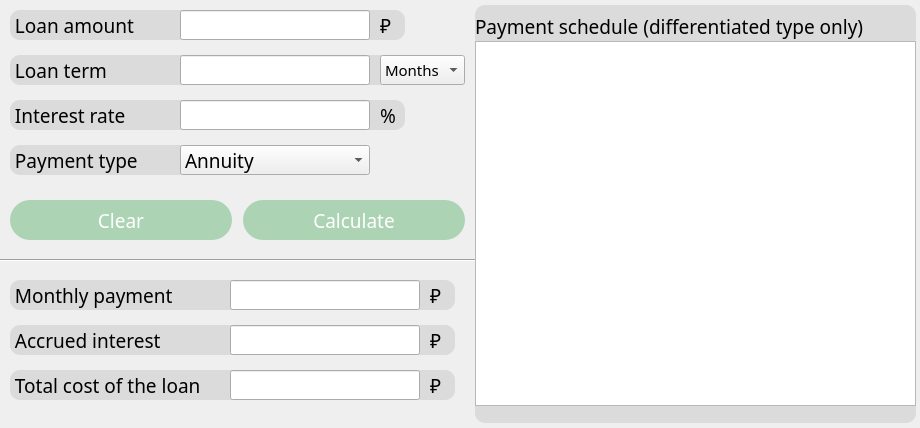
<?xml version="1.0" encoding="UTF-8"?>
<ui version="4.0">
 <class>Credit</class>
 <widget class="QWidget" name="Credit">
  <property name="geometry">
   <rect>
    <x>0</x>
    <y>0</y>
    <width>920</width>
    <height>428</height>
   </rect>
  </property>
  <property name="windowTitle">
   <string>Form</string>
  </property>
  <widget class="QLabel" name="label">
   <property name="geometry">
    <rect>
     <x>10</x>
     <y>10</y>
     <width>395</width>
     <height>30</height>
    </rect>
   </property>
   <property name="font">
    <font>
     <family>SB Sans Text</family>
     <pointsize>14</pointsize>
    </font>
   </property>
   <property name="styleSheet">
    <string notr="true">QLabel {
  background-color: #dbdbdb;
border-radius: 10px;
}</string>
   </property>
   <property name="text">
    <string> Loan amount</string>
   </property>
  </widget>
  <widget class="QLineEdit" name="loan_amount">
   <property name="geometry">
    <rect>
     <x>180</x>
     <y>10</y>
     <width>190</width>
     <height>30</height>
    </rect>
   </property>
   <property name="font">
    <font>
     <family>SB Sans Text</family>
     <pointsize>14</pointsize>
    </font>
   </property>
   <property name="styleSheet">
    <string notr="true">QLineEdit {
  qproperty-alignment: 'AlignVCenter | AlignHCenter';
  border-radius: 10px;
}

background-color : white;</string>
   </property>
  </widget>
  <widget class="QLabel" name="label_2">
   <property name="geometry">
    <rect>
     <x>380</x>
     <y>10</y>
     <width>40</width>
     <height>30</height>
    </rect>
   </property>
   <property name="font">
    <font>
     <family>SB Sans Text</family>
     <pointsize>14</pointsize>
    </font>
   </property>
   <property name="text">
    <string>₽</string>
   </property>
  </widget>
  <widget class="QLineEdit" name="loan_term">
   <property name="geometry">
    <rect>
     <x>180</x>
     <y>55</y>
     <width>190</width>
     <height>30</height>
    </rect>
   </property>
   <property name="font">
    <font>
     <family>SB Sans Text</family>
     <pointsize>14</pointsize>
    </font>
   </property>
   <property name="styleSheet">
    <string notr="true">QLineEdit {
  qproperty-alignment: 'AlignVCenter | AlignHCenter';
  border-radius: 10px;
}

background-color : white;</string>
   </property>
  </widget>
  <widget class="QLabel" name="label_4">
   <property name="enabled">
    <bool>true</bool>
   </property>
   <property name="geometry">
    <rect>
     <x>10</x>
     <y>55</y>
     <width>395</width>
     <height>30</height>
    </rect>
   </property>
   <property name="font">
    <font>
     <family>SB Sans Text</family>
     <pointsize>14</pointsize>
    </font>
   </property>
   <property name="styleSheet">
    <string notr="true">QLabel {
background-color: #dbdbdb;
border-radius: 10px;
}</string>
   </property>
   <property name="text">
    <string> Loan term</string>
   </property>
  </widget>
  <widget class="QComboBox" name="month_year">
   <property name="geometry">
    <rect>
     <x>380</x>
     <y>55</y>
     <width>85</width>
     <height>30</height>
    </rect>
   </property>
   <property name="font">
    <font>
     <family>SB Sans Text</family>
     <pointsize>11</pointsize>
    </font>
   </property>
   <item>
    <property name="text">
     <string>Months</string>
    </property>
   </item>
   <item>
    <property name="text">
     <string>Years</string>
    </property>
   </item>
  </widget>
  <widget class="QLabel" name="label_3">
   <property name="geometry">
    <rect>
     <x>380</x>
     <y>100</y>
     <width>40</width>
     <height>30</height>
    </rect>
   </property>
   <property name="font">
    <font>
     <family>SB Sans Text</family>
     <pointsize>14</pointsize>
    </font>
   </property>
   <property name="text">
    <string>%</string>
   </property>
  </widget>
  <widget class="QLineEdit" name="int_rate">
   <property name="geometry">
    <rect>
     <x>180</x>
     <y>100</y>
     <width>190</width>
     <height>30</height>
    </rect>
   </property>
   <property name="font">
    <font>
     <family>SB Sans Text</family>
     <pointsize>14</pointsize>
    </font>
   </property>
   <property name="styleSheet">
    <string notr="true">QLineEdit {
  qproperty-alignment: 'AlignVCenter | AlignHCenter';
  border-radius: 10px;
}

background-color : white;</string>
   </property>
  </widget>
  <widget class="QLabel" name="label_5">
   <property name="geometry">
    <rect>
     <x>10</x>
     <y>100</y>
     <width>395</width>
     <height>30</height>
    </rect>
   </property>
   <property name="font">
    <font>
     <family>SB Sans Text</family>
     <pointsize>14</pointsize>
    </font>
   </property>
   <property name="styleSheet">
    <string notr="true">QLabel {
  background-color: #dbdbdb;
border-radius: 10px;
}</string>
   </property>
   <property name="text">
    <string> Interest rate</string>
   </property>
  </widget>
  <widget class="QLabel" name="label_6">
   <property name="geometry">
    <rect>
     <x>10</x>
     <y>145</y>
     <width>220</width>
     <height>30</height>
    </rect>
   </property>
   <property name="font">
    <font>
     <family>SB Sans Text</family>
     <pointsize>14</pointsize>
    </font>
   </property>
   <property name="styleSheet">
    <string notr="true">QLabel {
  background-color: #dbdbdb;
border-radius: 10px;
}</string>
   </property>
   <property name="text">
    <string> Payment type</string>
   </property>
  </widget>
  <widget class="QComboBox" name="payment_type">
   <property name="geometry">
    <rect>
     <x>180</x>
     <y>145</y>
     <width>190</width>
     <height>30</height>
    </rect>
   </property>
   <property name="font">
    <font>
     <family>SB Sans Text</family>
     <pointsize>14</pointsize>
    </font>
   </property>
   <property name="styleSheet">
    <string notr="true"/>
   </property>
   <property name="currentText">
    <string>Annuity</string>
   </property>
   <item>
    <property name="text">
     <string>Annuity</string>
    </property>
   </item>
   <item>
    <property name="text">
     <string>Differentiated</string>
    </property>
   </item>
  </widget>
  <widget class="QPushButton" name="calculate">
   <property name="geometry">
    <rect>
     <x>243</x>
     <y>200</y>
     <width>222</width>
     <height>40</height>
    </rect>
   </property>
   <property name="font">
    <font>
     <family>SB Sans Text</family>
     <pointsize>14</pointsize>
    </font>
   </property>
   <property name="styleSheet">
    <string notr="true">QPushButton {
  background-color: #acd4b4;
  color: white; 
  border-radius: 20px;
}

QPushButton:pressed {
    background-color: #8fba8f;
}</string>
   </property>
   <property name="text">
    <string>Calculate</string>
   </property>
  </widget>
  <widget class="QLabel" name="label_7">
   <property name="geometry">
    <rect>
     <x>430</x>
     <y>280</y>
     <width>40</width>
     <height>30</height>
    </rect>
   </property>
   <property name="font">
    <font>
     <family>SB Sans Text</family>
     <pointsize>14</pointsize>
    </font>
   </property>
   <property name="text">
    <string>₽</string>
   </property>
  </widget>
  <widget class="QLineEdit" name="month_payment">
   <property name="geometry">
    <rect>
     <x>230</x>
     <y>280</y>
     <width>190</width>
     <height>30</height>
    </rect>
   </property>
   <property name="font">
    <font>
     <family>SB Sans Text</family>
     <pointsize>14</pointsize>
    </font>
   </property>
   <property name="styleSheet">
    <string notr="true">QLineEdit {
  qproperty-alignment: 'AlignVCenter | AlignHCenter';
  border-radius: 10px;
}

background-color : white;</string>
   </property>
  </widget>
  <widget class="QLabel" name="label_8">
   <property name="geometry">
    <rect>
     <x>10</x>
     <y>280</y>
     <width>445</width>
     <height>30</height>
    </rect>
   </property>
   <property name="font">
    <font>
     <family>SB Sans Text</family>
     <pointsize>14</pointsize>
    </font>
   </property>
   <property name="styleSheet">
    <string notr="true">QLabel {
  background-color: #dbdbdb;
border-radius: 10px;
}</string>
   </property>
   <property name="text">
    <string> Monthly payment</string>
   </property>
  </widget>
  <widget class="QLabel" name="label_9">
   <property name="geometry">
    <rect>
     <x>430</x>
     <y>325</y>
     <width>40</width>
     <height>30</height>
    </rect>
   </property>
   <property name="font">
    <font>
     <family>SB Sans Text</family>
     <pointsize>14</pointsize>
    </font>
   </property>
   <property name="text">
    <string>₽</string>
   </property>
  </widget>
  <widget class="QLineEdit" name="accured_inter">
   <property name="geometry">
    <rect>
     <x>230</x>
     <y>325</y>
     <width>190</width>
     <height>30</height>
    </rect>
   </property>
   <property name="font">
    <font>
     <family>SB Sans Text</family>
     <pointsize>14</pointsize>
    </font>
   </property>
   <property name="styleSheet">
    <string notr="true">QLineEdit {
  qproperty-alignment: 'AlignVCenter | AlignHCenter';
  border-radius: 10px;
}

background-color : white;</string>
   </property>
  </widget>
  <widget class="QLabel" name="label_10">
   <property name="geometry">
    <rect>
     <x>10</x>
     <y>325</y>
     <width>445</width>
     <height>30</height>
    </rect>
   </property>
   <property name="font">
    <font>
     <family>SB Sans Text</family>
     <pointsize>14</pointsize>
    </font>
   </property>
   <property name="styleSheet">
    <string notr="true">QLabel {
  background-color: #dbdbdb;
border-radius: 10px;
}</string>
   </property>
   <property name="text">
    <string> Accrued interest</string>
   </property>
  </widget>
  <widget class="QLabel" name="label_11">
   <property name="geometry">
    <rect>
     <x>430</x>
     <y>370</y>
     <width>40</width>
     <height>30</height>
    </rect>
   </property>
   <property name="font">
    <font>
     <family>SB Sans Text</family>
     <pointsize>14</pointsize>
    </font>
   </property>
   <property name="text">
    <string>₽</string>
   </property>
  </widget>
  <widget class="QLineEdit" name="total_cost">
   <property name="geometry">
    <rect>
     <x>230</x>
     <y>370</y>
     <width>190</width>
     <height>30</height>
    </rect>
   </property>
   <property name="font">
    <font>
     <family>SB Sans Text</family>
     <pointsize>14</pointsize>
    </font>
   </property>
   <property name="styleSheet">
    <string notr="true">QLineEdit {
  qproperty-alignment: 'AlignVCenter | AlignHCenter';
  border-radius: 10px;
}

background-color : white;</string>
   </property>
  </widget>
  <widget class="QLabel" name="label_12">
   <property name="geometry">
    <rect>
     <x>10</x>
     <y>370</y>
     <width>445</width>
     <height>30</height>
    </rect>
   </property>
   <property name="font">
    <font>
     <family>SB Sans Text</family>
     <pointsize>14</pointsize>
    </font>
   </property>
   <property name="styleSheet">
    <string notr="true">QLabel {
  background-color: #dbdbdb;
border-radius: 10px;
}</string>
   </property>
   <property name="text">
    <string> Total cost of the loan</string>
   </property>
  </widget>
  <widget class="Line" name="line">
   <property name="geometry">
    <rect>
     <x>0</x>
     <y>250</y>
     <width>481</width>
     <height>20</height>
    </rect>
   </property>
   <property name="font">
    <font>
     <bold>true</bold>
    </font>
   </property>
   <property name="orientation">
    <enum>Qt::Horizontal</enum>
   </property>
  </widget>
  <widget class="QTableWidget" name="pay_sch">
   <property name="geometry">
    <rect>
     <x>475</x>
     <y>41</y>
     <width>441</width>
     <height>365</height>
    </rect>
   </property>
  </widget>
  <widget class="QLabel" name="label_13">
   <property name="geometry">
    <rect>
     <x>475</x>
     <y>5</y>
     <width>441</width>
     <height>43</height>
    </rect>
   </property>
   <property name="font">
    <font>
     <family>SB Sans Text</family>
     <pointsize>14</pointsize>
    </font>
   </property>
   <property name="styleSheet">
    <string notr="true">QLabel {
  qproperty-alignment: 'AlignVCenter | AlignHCenter';
  background-color: #dbdbdb;
border-radius: 10px;
}</string>
   </property>
   <property name="text">
    <string>Payment schedule (differentiated type only)</string>
   </property>
  </widget>
  <widget class="QLabel" name="label_14">
   <property name="geometry">
    <rect>
     <x>475</x>
     <y>380</y>
     <width>441</width>
     <height>43</height>
    </rect>
   </property>
   <property name="font">
    <font>
     <family>SB Sans Text</family>
     <pointsize>14</pointsize>
    </font>
   </property>
   <property name="styleSheet">
    <string notr="true">QLabel {
  qproperty-alignment: 'AlignVCenter | AlignHCenter';
  background-color: #dbdbdb;
border-radius: 10px;
}</string>
   </property>
   <property name="text">
    <string/>
   </property>
  </widget>
  <widget class="QPushButton" name="clear">
   <property name="geometry">
    <rect>
     <x>10</x>
     <y>200</y>
     <width>222</width>
     <height>40</height>
    </rect>
   </property>
   <property name="font">
    <font>
     <family>SB Sans Text</family>
     <pointsize>14</pointsize>
    </font>
   </property>
   <property name="styleSheet">
    <string notr="true">QPushButton {
  background-color: #acd4b4;
  color: white; 
  border-radius: 20px;
}

QPushButton:pressed {
    background-color: #8fba8f;
}</string>
   </property>
   <property name="text">
    <string>Clear</string>
   </property>
  </widget>
  <zorder>label_12</zorder>
  <zorder>label_10</zorder>
  <zorder>label_8</zorder>
  <zorder>label_5</zorder>
  <zorder>label_4</zorder>
  <zorder>label</zorder>
  <zorder>loan_amount</zorder>
  <zorder>label_2</zorder>
  <zorder>loan_term</zorder>
  <zorder>month_year</zorder>
  <zorder>label_3</zorder>
  <zorder>int_rate</zorder>
  <zorder>label_6</zorder>
  <zorder>payment_type</zorder>
  <zorder>calculate</zorder>
  <zorder>label_7</zorder>
  <zorder>month_payment</zorder>
  <zorder>label_9</zorder>
  <zorder>accured_inter</zorder>
  <zorder>label_11</zorder>
  <zorder>total_cost</zorder>
  <zorder>line</zorder>
  <zorder>label_13</zorder>
  <zorder>label_14</zorder>
  <zorder>pay_sch</zorder>
  <zorder>clear</zorder>
 </widget>
 <resources/>
 <connections/>
</ui>
